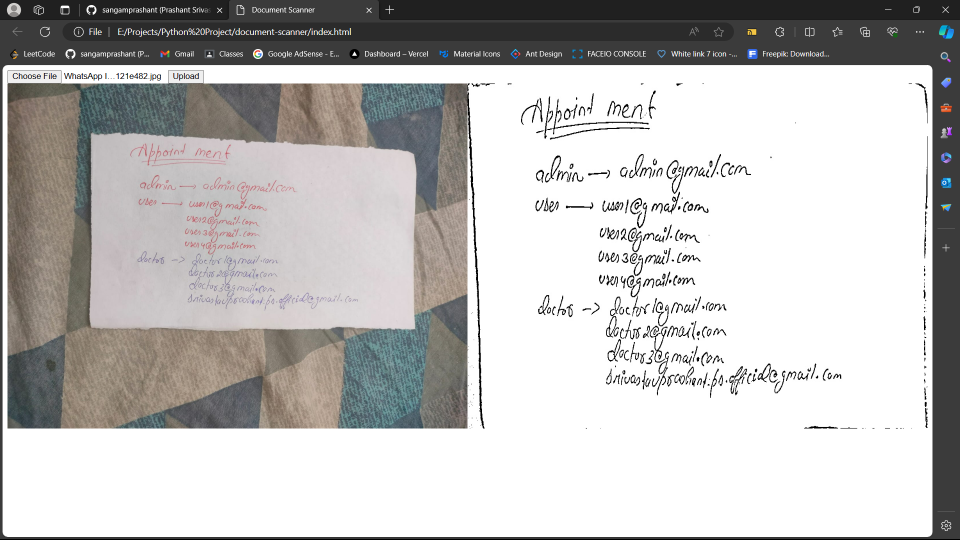
#> input picture images/image1.png, 1919 x 1079 px (shown at 1/2 size)
$ python -i scan.py   (imports and definitions only)
#> lines starting #> are read from the running program, lines starting #| are printed output that depends on the picture
### pyimagesearch/imutils.py
# Import the necessary packages
import numpy as np
import cv2

# [23 lines left out: functions translate, rotate, not called in this run]

def resize(image, width = None, height = None, inter = cv2.INTER_AREA):
	# initialize the dimensions of the image to be resized and
	# grab the image size
	dim = None
	(h, w) = image.shape[:2]

	# if both the width and height are None, then return the
	# original image
	if width is None and height is None:
		return image

	# check to see if the width is None
	if width is None:
		# calculate the ratio of the height and construct the
		# dimensions
		r = height / float(h)
		dim = (int(w * r), height)

	# otherwise, the height is None
	else:
		# calculate the ratio of the width and construct the
		# dimensions
		r = width / float(w)
		dim = (width, int(h * r))

	# resize the image
	resized = cv2.resize(image, dim, interpolation = inter)

	# return the resized image
	return resized

### scan.py
# USAGE:
# python scan.py (--images <IMG_DIR> | --image <IMG_PATH>) [-i]
# For example, to scan a single image with interactive mode:
# python scan.py --image sample_images/desk.JPG -i
# To scan all images in a directory automatically:
# python scan.py --images sample_images

# Scanned images will be output as base64 strings

from pyimagesearch import transform
from pyimagesearch import imutils
from scipy.spatial import distance as dist
from matplotlib.patches import Polygon
import polygon_interacter as poly_i
import numpy as np
import matplotlib.pyplot as plt
import itertools
import math
import cv2
from pylsd.lsd import lsd
import base64
import argparse
import os

class DocScanner(object):
    """An image scanner"""

    def __init__(self, interactive=False, MIN_QUAD_AREA_RATIO=0.25, MAX_QUAD_ANGLE_RANGE=40):
        self.interactive = interactive
        self.MIN_QUAD_AREA_RATIO = MIN_QUAD_AREA_RATIO
        self.MAX_QUAD_ANGLE_RANGE = MAX_QUAD_ANGLE_RANGE

    # [10 lines left out: function filter_corners, not called in this run]

    def angle_between_vectors_degrees(self, u, v):
        return np.degrees(
            math.acos(np.dot(u, v) / (np.linalg.norm(u) * np.linalg.norm(v))))

    # [19 lines left out: functions get_angle, angle_range, not called in this run]

    def get_corners(self, img):
        lines = lsd(img)
        corners = []
        if lines is not None:
            lines = lines.squeeze().astype(np.int32).tolist()
            horizontal_lines_canvas = np.zeros(img.shape, dtype=np.uint8)
            vertical_lines_canvas = np.zeros(img.shape, dtype=np.uint8)
            for line in lines:
                x1, y1, x2, y2, _ = line
                if abs(x2 - x1) > abs(y2 - y1):
                    (x1, y1), (x2, y2) = sorted(((x1, y1), (x2, y2)), key=lambda pt: pt[0])
                    cv2.line(horizontal_lines_canvas, (max(x1 - 5, 0), y1), (min(x2 + 5, img.shape[1] - 1), y2), 255, 2)
                else:
                    (x1, y1), (x2, y2) = sorted(((x1, y1), (x2, y2)), key=lambda pt: pt[1])
                    cv2.line(vertical_lines_canvas, (x1, max(y1 - 5, 0)), (x2, min(y2 + 5, img.shape[0] - 1)), 255, 2)

            lines = []

            (contours, hierarchy) = cv2.findContours(horizontal_lines_canvas, cv2.RETR_EXTERNAL, cv2.CHAIN_APPROX_NONE)
            contours = sorted(contours, key=lambda c: cv2.arcLength(c, True), reverse=True)[:2]
            horizontal_lines_canvas = np.zeros(img.shape, dtype=np.uint8)
            for contour in contours:
                contour = contour.reshape((contour.shape[0], contour.shape[2]))
                min_x = np.amin(contour[:, 0], axis=0) + 2
                max_x = np.amax(contour[:, 0], axis=0) - 2
                left_y = int(np.average(contour[contour[:, 0] == min_x][:, 1]))
                right_y = int(np.average(contour[contour[:, 0] == max_x][:, 1]))
                lines.append((min_x, left_y, max_x, right_y))
                cv2.line(horizontal_lines_canvas, (min_x, left_y), (max_x, right_y), 1, 1)
                corners.append((min_x, left_y))
                corners.append((max_x, right_y))

            (contours, hierarchy) = cv2.findContours(vertical_lines_canvas, cv2.RETR_EXTERNAL, cv2.CHAIN_APPROX_NONE)
            contours = sorted(contours, key=lambda c: cv2.arcLength(c, True), reverse=True)[:2]
            vertical_lines_canvas = np.zeros(img.shape, dtype=np.uint8)
            for contour in contours:
                contour = contour.reshape((contour.shape[0], contour.shape[2]))
                min_y = np.amin(contour[:, 1], axis=0) + 2
                max_y = np.amax(contour[:, 1], axis=0) - 2
                top_x = int(np.average(contour[contour[:, 1] == min_y][:, 0]))
                bottom_x = int(np.average(contour[contour[:, 1] == max_y][:, 0]))
                lines.append((top_x, min_y, bottom_x, max_y))
                cv2.line(vertical_lines_canvas, (top_x, min_y), (bottom_x, max_y), 1, 1)
                corners.append((top_x, min_y))
                corners.append((bottom_x, max_y))

            corners_y, corners_x = np.where(horizontal_lines_canvas + vertical_lines_canvas == 2)
            corners += zip(corners_x, corners_y)

        corners = self.filter_corners(corners)
        return corners

    def is_valid_contour(self, cnt, IM_WIDTH, IM_HEIGHT):
        return (len(cnt) == 4 and cv2.contourArea(cnt) > IM_WIDTH * IM_HEIGHT * self.MIN_QUAD_AREA_RATIO
            and self.angle_range(cnt) < self.MAX_QUAD_ANGLE_RANGE)

    def get_contour(self, rescaled_image):
        MORPH = 9
        CANNY = 84
        HOUGH = 25

        IM_HEIGHT, IM_WIDTH, _ = rescaled_image.shape

        gray = cv2.cvtColor(rescaled_image, cv2.COLOR_BGR2GRAY)
        gray = cv2.GaussianBlur(gray, (7,7), 0)

        kernel = cv2.getStructuringElement(cv2.MORPH_RECT,(MORPH,MORPH))
        dilated = cv2.morphologyEx(gray, cv2.MORPH_CLOSE, kernel)

        edged = cv2.Canny(dilated, 0, CANNY)
        test_corners = self.get_corners(edged)

        approx_contours = []

        if len(test_corners) >= 4:
            quads = []

            for quad in itertools.combinations(test_corners, 4):
                points = np.array(quad)
                points = transform.order_points(points)
                points = np.array([[p] for p in points], dtype = "int32")
                quads.append(points)

            quads = sorted(quads, key=cv2.contourArea, reverse=True)[:5]
            quads = sorted(quads, key=self.angle_range)

            approx = quads[0]
            if self.is_valid_contour(approx, IM_WIDTH, IM_HEIGHT):
                approx_contours.append(approx)

        (cnts, hierarchy) = cv2.findContours(edged.copy(), cv2.RETR_EXTERNAL, cv2.CHAIN_APPROX_SIMPLE)
        cnts = sorted(cnts, key=cv2.contourArea, reverse=True)[:5]

        for c in cnts:
            approx = cv2.approxPolyDP(c, 80, True)
            if self.is_valid_contour(approx, IM_WIDTH, IM_HEIGHT):
                approx_contours.append(approx)
                break

        if not approx_contours:
            TOP_RIGHT = (IM_WIDTH, 0)
            BOTTOM_RIGHT = (IM_WIDTH, IM_HEIGHT)
            BOTTOM_LEFT = (0, IM_HEIGHT)
            TOP_LEFT = (0, 0)
            screenCnt = np.array([[TOP_RIGHT], [BOTTOM_RIGHT], [BOTTOM_LEFT], [TOP_LEFT]])

        else:
            screenCnt = max(approx_contours, key=cv2.contourArea)

        return screenCnt.reshape(4, 2)

    # [13 lines left out: function interactive_get_contour, not called in this run]

    def scan(self, image):  # Modified to accept image object
        RESCALED_HEIGHT = 500.0

        orig = image.copy()
        ratio = image.shape[0] / RESCALED_HEIGHT
        rescaled_image = imutils.resize(image, height=int(RESCALED_HEIGHT))

        screenCnt = self.get_contour(rescaled_image)

        if self.interactive:
            screenCnt = self.interactive_get_contour(screenCnt, rescaled_image)

        warped = transform.four_point_transform(orig, screenCnt * ratio)
        gray = cv2.cvtColor(warped, cv2.COLOR_BGR2GRAY)
        sharpen = cv2.GaussianBlur(gray, (0, 0), 3)
        sharpen = cv2.addWeighted(gray, 1.5, sharpen, -0.5, 0)
        thresh = cv2.adaptiveThreshold(sharpen, 255, cv2.ADAPTIVE_THRESH_GAUSSIAN_C, cv2.THRESH_BINARY, 21, 15)

        # Encode to base64
        _, buffer = cv2.imencode('.jpg', thresh)
        base64_image = base64.b64encode(buffer).decode('utf-8')

        return base64_image  # Return base64 string


# [43 lines not run here, left out]

>>> import cv2
>>> picture = cv2.imread('images/image1.png')
#> picture is the input picture: shape (1079, 1919, 3); mean B, G, R 188.3, 189.4, 190.7
>>> result = DocScanner().scan(picture)
#> in resize, `resized = cv2.resize(image, dim, interpolation = inter)`:
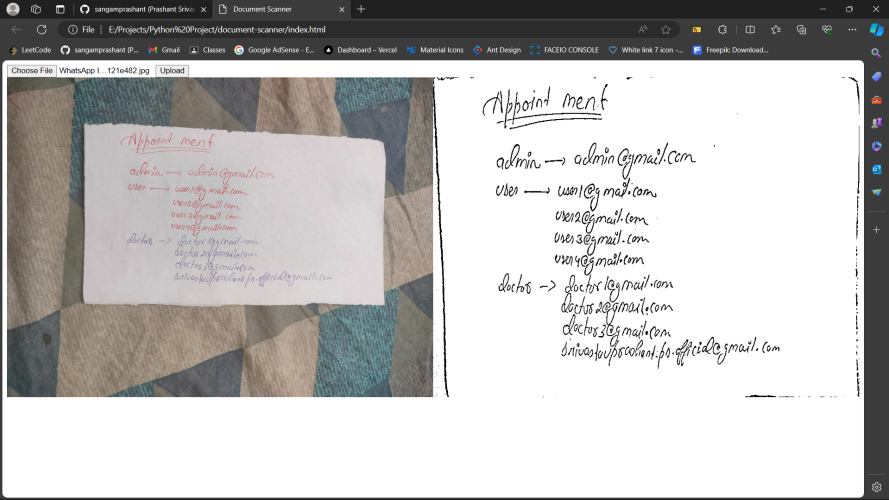
#> resized: shape (500, 889, 3); mean B, G, R 188.3, 189.4, 190.7
#> in get_contour, `gray = cv2.GaussianBlur(gray, (7,7), 0)`:
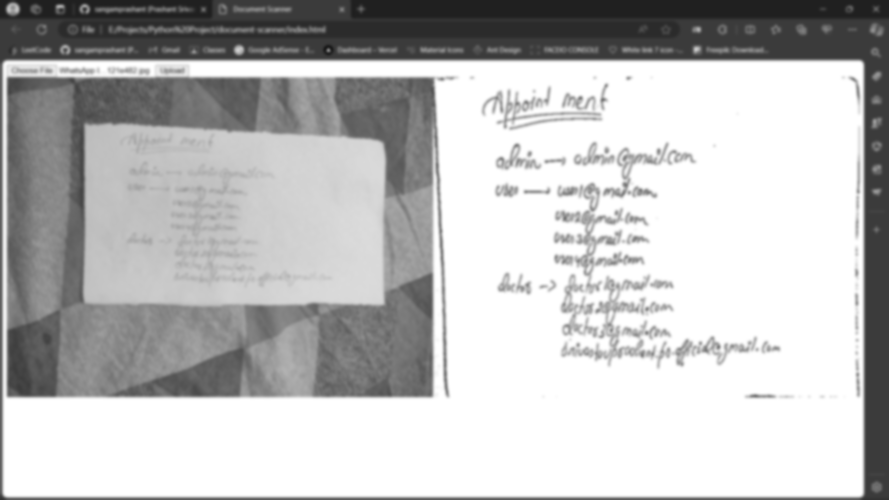
#> gray: shape (500, 889); min 28, max 255, mean 189.7
#> in get_contour, `dilated = cv2.morphologyEx(gray, cv2.MORPH_CLOSE, kernel)`:
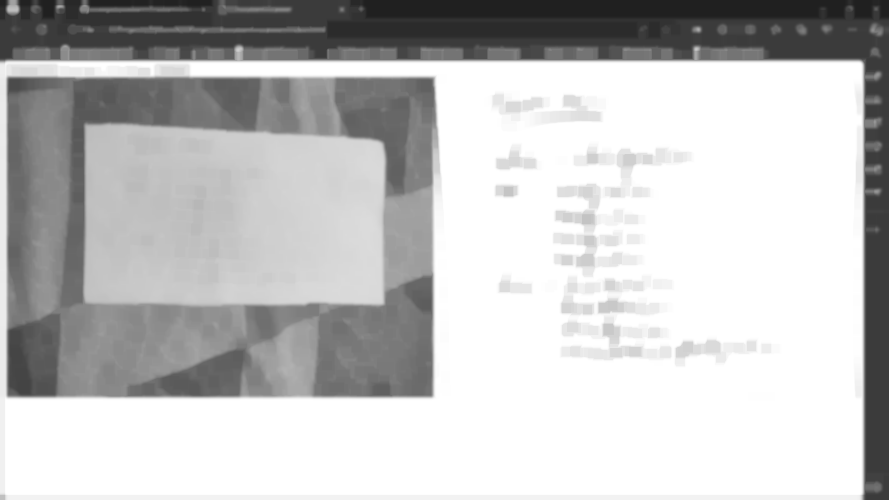
#> dilated: shape (500, 889); min 32, max 255, mean 194.4
#> in get_contour, `edged = cv2.Canny(dilated, 0, CANNY)`:
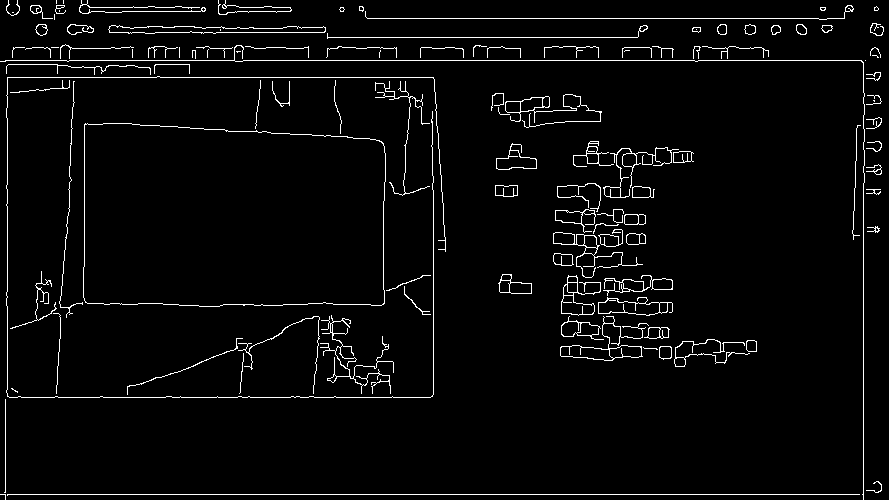
#> edged: shape (500, 889); 3.5% white in thin lines or dots
#> (the run stopped early here; a loop or call above may not have finished)
